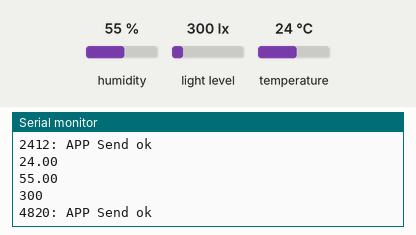
A sketch run on a simulated Arduino Uno, built with avr-gcc and run on an emulated ATmega328P. Parts: the last lines printed to the serial monitor. The test bench sets the inputs (shaded band); at power-on: humidity 55 %, light level 300 lx, temperature 24 °C. No radio packets arrive unless stated.

Above: at 5.5 s.
5.6 s: humidity set to 22 %
At 8.0 s:
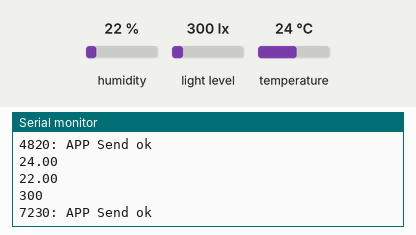
9.1 s: light level set to 40 lx
At 10.1 s:
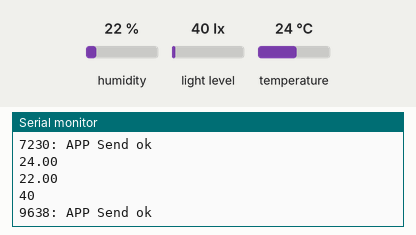
12.6 s: temperature set to 12 °C
At 15.5 s:
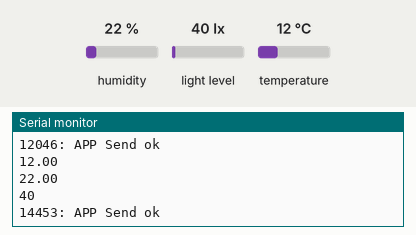
16.1 s: light level set to 500 lx
At 17.6 s:
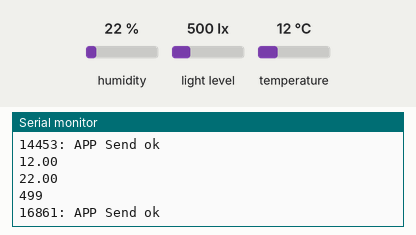
19.6 s: humidity set to 40 %
At 23.1 s:
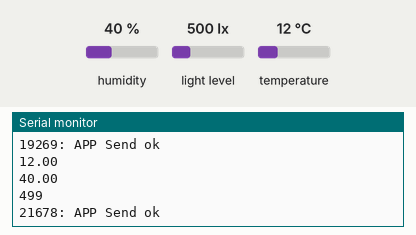
Timing chart, 0 to 24.1 s (numbered marks = the images above; inputs shaded):
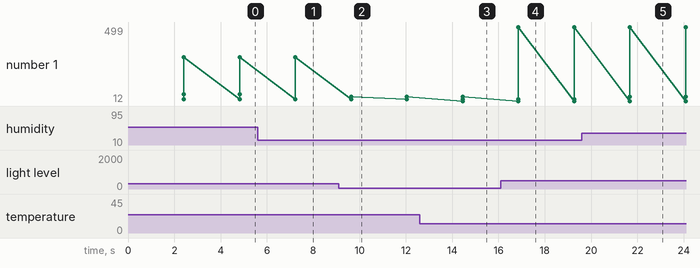

The sketch:

Network_Ping.ino
```cpp
// (licence header left out)
/**
 * Example: Network topology, and pinging across a tree/mesh network
 *
 * Using this sketch, each node will send sensor data to every other node in the network every few seconds.
 * The RF24Network library will route the message across the mesh to the correct node.
 *
 * To see the underlying frames being relayed, compile RF24Network with
 * #define SERIAL_DEBUG.
 *
 * Update: The logical node address of each node is set below, and are grouped in twos for demonstration.
 * Number 0 is the master node. Numbers 1-2 represent the 2nd layer in the tree (02,05).
 * Number 3 (012) is the first child of number 1 (02). Number 4 (015) is the first child of number 2.
 * Below that are children 5 (022) and 6 (025), and so on as shown below
 * The tree below represents the possible network topology with the addresses defined lower down
 *
 *     Addresses/Topology                            Node Numbers  (To simplify address assignment in this demonstration)
 *             00                  - Master Node         ( 0 )
 *           02  05                - 1st Level children ( 1,2 )
 *    32 22 12    15 25 35 45    - 2nd Level children (7,5,3-4,6,8)
 *
 * eg:
 * For node 4 (Address 015) to contact node 1 (address 02), it will send through node 2 (address 05) which relays the payload
 * through the master (00), which sends it through to node 1 (02). This seems complicated, however, node 4 (015) can be a very
 * long way away from node 1 (02), with node 2 (05) bridging the gap between it and the master node.
 *
 * To use the sketch, upload it to two or more units and set the NODE_ADDRESS below. If configuring only a few
 * units, set the addresses to 0,1,3,5... to configure all nodes as children to each other. If using many nodes,
 * it is easiest just to increment the NODE_ADDRESS by 1 as the sketch is uploaded to each device.
 */

#include "printf.h"
#include "Sensors.h"
#include "Network_Ping.h"
#include "Radio_nRF.h"

// These are the Octal addresses that will be assigned
const uint16_t node_address_set[10] = { 00, 02, 05, 012, 015, 022, 025, 032, 035, 045 };

// 0 = Master
// 1-2 (02,05)   = Children of Master(00)
// 3,5 (012,022) = Children of (02)
// 4,6 (015,025) = Children of (05)
// 7   (032)     = Child of (02)
// 8,9 (035,045) = Children of (05)

uint16_t this_node;                           // Our node address
uint8_t NODE_ADDRESS = 3;  // Use numbers 0 through to select an address from the array


/***********************************************************************/
/***********************************************************************/

unsigned long last_time_sent;
const unsigned long interval = 1000; // ms       // Delay manager to send pings regularly.

/***********************************************************************/
/***********************************************************************/

bool send_T(uint16_t to);                      // Prototypes for functions to send & handle messages

SENSORS sensor;

RADIO radioNRF;

/*----------- Radio variables -----------*/
// Payload that the child sends to a parent
SensorData sensorData;

void setup(){

  Serial.begin(115200);

  this_node = node_address_set[NODE_ADDRESS];            // Which node are we?

  sensor.DHT_init();
  sensor.BH1750_init();
  radioNRF.nRF_init();
  radioNRF.nRF_network_init(this_node);

  printf_begin();
  printf_P(PSTR("\n\rRF24Network/examples/meshping/\n\r"));

}

void loop(){

  State state = GOTO_SLEEP;
  for(;;) {
    switch(state) {
      case READ_SERIAL:
        state = GOTO_SLEEP;
        break;
      case GOTO_SLEEP:
        //state = RECEIVING_RADIO;
        state = READ_SENSORS;
        break;
      case READ_SENSORS:
        sensorData.temp = sensor.readTemp();
        sensorData.hum = sensor.readHum();
        sensorData.lightLevel = sensor.readLight();
        delay(100); // give some time to send data over Serial
        state = SENDING_RADIO;
        break;
      case SENDING_RADIO:
        if ( millis() - last_time_sent >= interval ){                     // Send sensor data to the next node every 'interval' ms
          last_time_sent = millis();
          if ( this_node > 00){
            if (send_T(00)){                                              // Notify us of the result
                printf_P(PSTR("%lu: APP Send ok\n\r"),millis());
            }else{
                printf_P(PSTR("%lu: APP Send failed\n\r"),millis());
                last_time_sent -= 100;                                    // Try sending at a different time next time due to possible collisions
            }
          }
        }
        state = RECEIVING_RADIO;
        break;
      case RECEIVING_RADIO:
        SensorData sensorDataRec;
        radioNRF.RF_receive(sensorDataRec, this_node);
        state = READ_SERIAL;
        break;
    }
  }

}

/**
 * Send a message containing sensor data
 */
bool send_T(uint16_t to)
{
  return radioNRF.RF_send(to, sensorData);
}
```

Network_Ping.h
```cpp
#ifndef Network_Ping_h
#define Network_Ping_h

#include <avr/pgmspace.h>
#include <SPI.h>

// Payload that child sends to the parent
struct SensorData {
    float temp;
    float hum;
    uint16_t lightLevel;
};

typedef enum {
  READ_SERIAL,
  GOTO_SLEEP,
  READ_SENSORS,
  RECEIVING_RADIO,
  SENDING_RADIO
} State;

#endif
```

Radio_nRF.cpp
```cpp
#include "Radio_nRF.h"
#include "Network_Ping.h"

RADIO::RADIO(){}
RADIO::~RADIO(){}


RF24 radio(CE_PIN, CSN_PIN); // Create a Radio
RF24Network network(radio);

const short max_active_nodes = 10;            // Array of nodes we are aware of
uint16_t active_nodes[max_active_nodes];
short num_active_nodes = 0;


void RADIO::nRF_init(){
  SPI.begin();                                           // Bring up the RF network

  radio.begin();
  //radio.setDataRate( RF24_250KBPS );

  //radio.setChannel(111);
  //radio.setPALevel(RF24_PA_MAX);
  radio.setPALevel(RF24_PA_HIGH);
}

void RADIO::nRF_network_init(uint16_t this_node_){
  network.begin(/*channel*/ 100, /*node address*/ this_node_ );
}


bool RADIO::RF_send(uint16_t to, struct SensorData sensorData){
  RF24NetworkHeader header(/*to node*/ to, /*type*/ 'T' /*Time*/);
  Serial.println(sensorData.temp);
  Serial.println(sensorData.hum);
  Serial.println(sensorData.lightLevel);
  return network.write(header,&sensorData,sizeof(sensorData));
}

void RADIO::RF_receive(SensorData sensorDataRec, uint16_t this_nodes) {

  network.update();                                    // Pump the network regularly
  while ( network.available() )  {                     // Is there anything ready for us?
  RF24NetworkHeader header;                            // If so, take a look at it
  network.peek(header);
    switch (header.type){                              // Dispatch the message to the correct handler.
      case 'T': SensorData sensorDataRec;                                                                      // The 'T' message is just a ulong, containing the time
                network.read(header,&sensorDataRec,sizeof(sensorDataRec));
                printf_P(PSTR("---------------------------------\n\r"));
                Serial.println(sensorDataRec.temp);
                Serial.println(sensorDataRec.hum);
                Serial.println(sensorDataRec.lightLevel);
                /**
                 * Add a particular node to the current list of active nodes
                 */
                if ( header.from_node != this_nodes || header.from_node > 00 )   // If this message is from ourselves or the base, don't bother adding it to the active nodes.
                {

                  /**
                   * Add a particular node to the current list of active nodes
                   */
                  short i = num_active_nodes;                                    // Do we already know about this node?
                  while (i--)  {
                    if ( active_nodes[i] == header.from_node )
                        break;
                  }

                  if ( i == -1 && num_active_nodes < max_active_nodes ){         // If not, add it to the table
                      active_nodes[num_active_nodes++] = header.from_node;
                      printf_P(PSTR("%lu: APP Added 0%o to list of active nodes.\n\r"),millis(),header.from_node);
                  }
                }
                break;
      default:  printf_P(PSTR("*** WARNING *** Unknown message type %c\n\r"),header.type);
                network.read(header,0,0);
                break;
    };
  }
}

void RADIO::RF_powerUp() {
  radio.powerUp();
  delay(50);
}

void RADIO::RF_powerDown() {
  delay(50);
  radio.powerDown();
  delay(50);
}
```

Radio_nRF.h
```cpp
#ifndef Radio_nRF_h
#define Radio_nRF_h

#include <SPI.h>
#include <nRF24L01.h>
#include <RF24Network.h>
#include <RF24.h>


#define CE_PIN   9
#define CSN_PIN 10


class RADIO {
public:
        RADIO();
        ~RADIO();
        void nRF_init();
        void nRF_network_init(uint16_t);
        bool RF_send(uint16_t, struct SensorData sensorData);
        void RF_receive(struct SensorData sensorDataRec, uint16_t);
        void RF_powerUp();
        void RF_powerDown();
};

#endif
```

Sensors.cpp
```cpp
#include "Sensors.h"

DHT dht(DHTPIN, DHTTYPE);
BH1750 lightMeter(0x23);

SENSORS::SENSORS(){}
SENSORS::~SENSORS(){}

void SENSORS::DHT_init(){
  pinMode(DHTPIN_VCC,OUTPUT);
  digitalWrite(DHTPIN_VCC,LOW);
  Serial.println(F("DHTxx test!"));
  dht.begin();
}

void SENSORS::BH1750_init(){
  lightMeter.begin(BH1750_CONTINUOUS_HIGH_RES_MODE);
  Serial.println(F("BH1750 Test"));
}

void SENSORS::printHum(float h) {
  Serial.print(F("Humidity: "));
  Serial.print(h);
  Serial.print(F(" %\t"));
}

void SENSORS::printTemp(float t) {
  Serial.print(F("Temperature: "));
  Serial.print(t);
  Serial.println(F(" *C "));
}

float SENSORS::readTemp() {
  digitalWrite(DHTPIN_VCC, HIGH);

  // Wait at least 2 seconds seconds between measurements.
  unsigned long previousMillis = millis();
  unsigned long currentMillis = millis();
  while (currentMillis - previousMillis <= 2300) {
    // save the last time you read the sensor
    currentMillis = millis();
  }

  return dht.readTemperature();


  digitalWrite(DHTPIN_VCC,LOW);
}

float SENSORS::readHum() {

  float h = dht.readHumidity();
  digitalWrite(DHTPIN_VCC,LOW);
  return h;

}

uint16_t SENSORS::readLight() {
  return lightMeter.readLightLevel();
}
```

Sensors.h
```cpp
#ifndef Sensors_h
#define Sensors_h

#include <Arduino.h>
#include <DHT.h>
#include <Wire.h>
#include <BH1750.h>

#define DHTPIN 3
#define DHTPIN_VCC 4
#define DHTTYPE DHT22

class SENSORS {
public:
        SENSORS();
        ~SENSORS();
        void DHT_init();
        void BH1750_init();
        float readTemp();
        float readHum();
        uint16_t readLight();
        void printTemp(float );
        void printHum(float );
};

#endif
```

printf.h
```cpp
// (licence header left out)
/**
 * @file printf.h
 *
 * Setup necessary to direct stdout to the Arduino Serial library, which
 * enables 'printf'
 */

#ifndef __PRINTF_H__
#define __PRINTF_H__

#ifdef ARDUINO

int serial_putc( char c, FILE * )
{
  Serial.write( c );

  return c;
}

void printf_begin(void)
{
  fdevopen( &serial_putc, 0 );
}

#else
#error This example is only for use on Arduino.
#endif // ARDUINO

#endif // __PRINTF_H__
```

Measured:
- after the input at 5.6 s, the serial monitor: prints a new line after 1.6 s (image 1)
- after the input at 9.1 s, the serial monitor: prints a new line after 0.54 s (image 2)
- after the input at 12.6 s, the serial monitor: prints a new line after 1.9 s (image 3)
- after the input at 16.1 s, the serial monitor: prints a new line after 0.76 s (image 4)
- after the input at 19.6 s, the serial monitor: prints a new line after 2.1 s (image 5)
- plotted number 1: 300 → 40 after the input at 9.1 s, 40 → 499 after the input at 16.1 s
